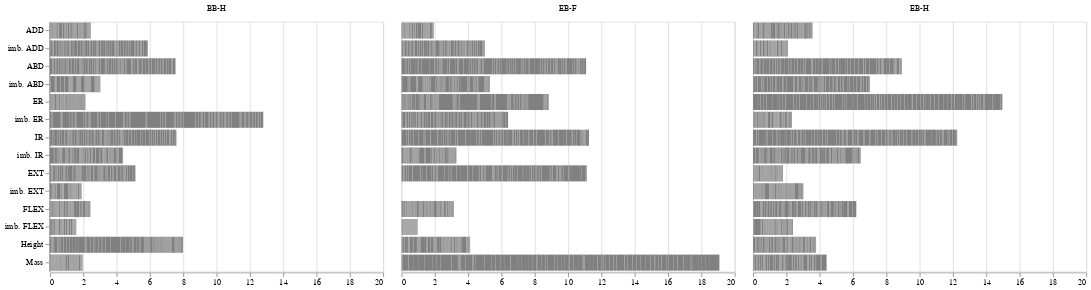

This figure's notebook cell:
### Code cell
alt.Chart(shap_df_abs.melt(id_vars="target")).mark_bar(color="grey").encode(
    alt.X("value", title=None),
    alt.Y(
        "variable",
        title=None,
        scale=alt.Scale(domain=shap_df_abs.drop("target", axis=1).columns.tolist()),
    ),
    alt.Column("target", title=None),
)

### Figure 1 — Vega-Lite specification as saved in the notebook (floating-point values rounded to 4 significant figures; data arrays with more than 128 entries replaced by an {"elided": "..."} marker saying what was removed)
{"$schema": "https://vega.github.io/schema/vega-lite/v2.6.0.json", "config": {"view": {"height": 300, "width": 400}}, "data": {"name": "data-e84d249d11ae4eaf4154d3ff6ee379e7"}, "datasets": {"data-e84d249d11ae4eaf4154d3ff6ee379e7": {"elided": "3822 records"}}, "encoding": {"column": {"field": "target", "title": null, "type": "nominal"}, "x": {"field": "value", "title": null, "type": "quantitative"}, "y": {"field": "variable", "scale": {"domain": ["ADD", "imb. ADD", "ABD", "imb. ABD", "ER", "imb. ER", "IR", "imb. IR", "EXT", "imb. EXT", "FLEX", "imb. FLEX", "Height", "Mass"]}, "title": null, "type": "nominal"}}, "mark": {"color": "grey", "type": "bar"}}
